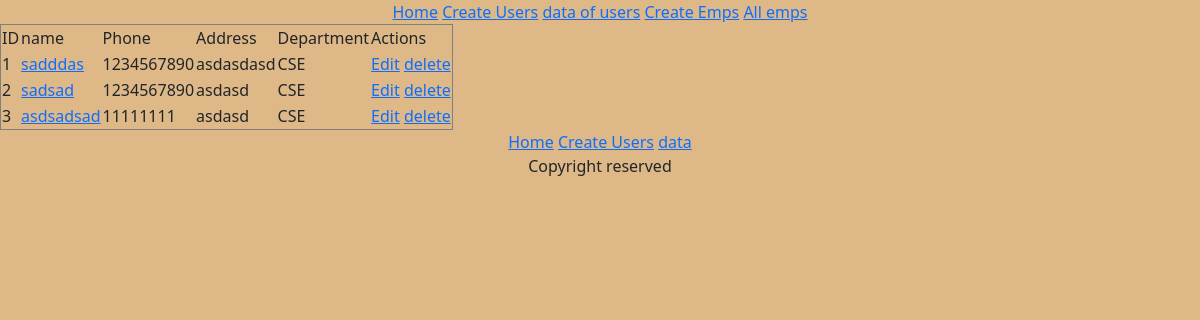
Page /empData on the earlier database version.
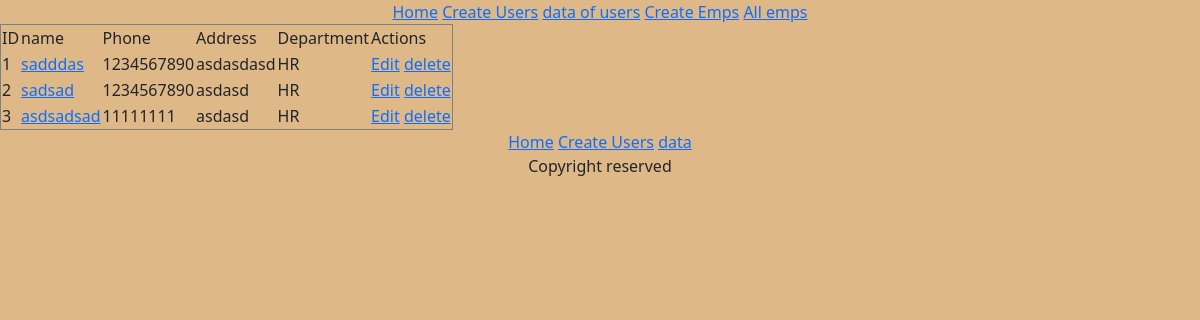
Same page on the later database version.
### base/models.py (models this page shows)
class emp(models.Model):
    name=models.CharField(max_length=100)
    phone=models.CharField(max_length=100)
    address=models.TextField()
    department=models.ForeignKey(department,on_delete=models.CASCADE)

class department(models.Model):
    name=models.CharField(max_length=100)
    def __str__(self):
        return self.name

### base/views.py (the view)
# urls.py: path('empData',empViews.as_view(),name='empData'),
class empViews(ListView):
    model=emp
    template_name='empData.html'
    context_object_name='data'

### base/templates/empData.html
{% extends "base.html" %}
{% block content %}
<table border="1">
    <tr>
        <td>ID</td>
        <td>name</td>
        <td>Phone</td>
        <td>Address</td>
        <td>Department</td>
        <td>Actions</td>
    </tr>
    {% for emp in data %}
    <tr>
        <td>{{emp.id}}</td>
        <td><a href="{% url "empDetail" pk=emp.pk %}">{{emp.name}} </a></td>
        <td>{{emp.phone}}</td>
        <td>{{emp.address}}</td>
        <td>{{emp.department}}</td>
        <td>
            <a href="{% url "empUpdate" id=emp.id %}">Edit</a>
            <a href="{% url "empDelete" id=emp.id %}">delete</a>
        </td>
    </tr>
    {% endfor %}
</table>
{% endblock content %}

Differences in the rows shown:
changed emp "sadddas": department "CSE" → "HR"
changed emp "sadsad": department "CSE" → "HR"
changed emp "asdsadsad": department "CSE" → "HR"
